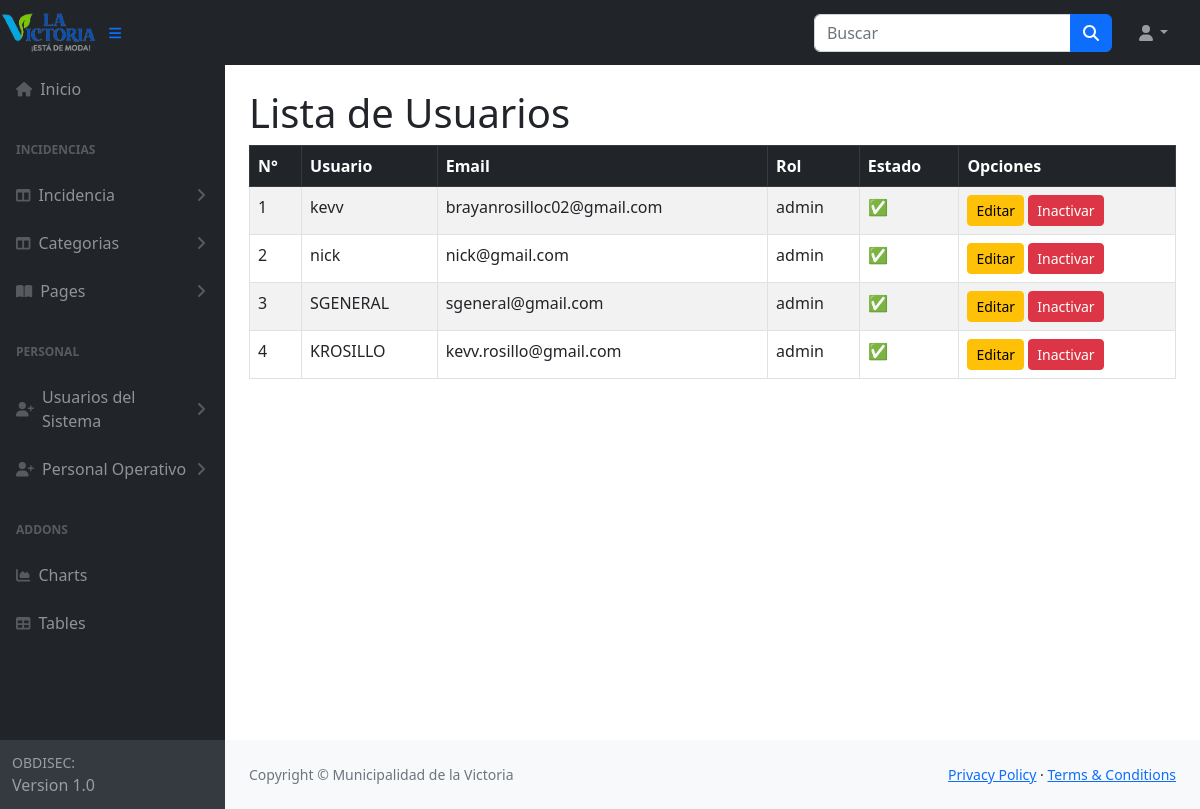
The page /usuarios/lista/ (signed in) on the database its author committed.
### usuarios/models.py (models this page shows)
class Usuario(AbstractUser):
    TIPO_CHOICES =[
        ('admin','administrador'),
        ('operador','Operador'),
        ('lector','Lector'),
    ]
    tipo = models.CharField(max_length=10, choices=TIPO_CHOICES)

### usuarios/views.py (the view)
# urls.py: path('lista/', views.UsuarioListView.as_view(), name='usuario_list'),
class UsuarioListView(LoginRequiredMixin, AdminRequiredMixin, ListView):
    model = Usuario
    template_name = 'usuarios/usuario_list.html'
    context_object_name = 'usuarios'

### usuarios/views.py (called while the page is built)
    def test_func(self):
        return self.request.user.is_authenticated and self.request.user.tipo == 'admin'

### usuarios/templates/usuarios/usuario_list.html (shortened to what this page needs)
{% extends "base.html" %}
{% block content %}
<div class="container-fluid px-4">
  <h1 class="mt-4">Lista de Usuarios</h1>
  <div class="table-responsive">
    <table class="table table-bordered table-hover table-striped">
      <thead class="table-dark">
        <tr>
          <th>N°</th>
          <th>Usuario</th>
          <th>Email</th>
          <th>Rol</th>
          <th>Estado</th>
          <th>Opciones</th>
        </tr>
      </thead>
      <tbody>
        {% for usuario in object_list %}
        <tr>
          <td>{{ forloop.counter }}</td>
          <td>{{ usuario.username }}</td>
          <td>{{ usuario.email }}</td>
          <td>{{ usuario.tipo }}</td>
          <td>
            {% if usuario.is_active %}
              ✅
            {% else %}
              ❌
            {% endif %}
          </td>
          <td>
            <a class="btn btn-sm btn-warning" href="{% url 'usuario_edit' usuario.pk %}">Editar</a>
            {% if usuario.is_active %}
              <a class="btn btn-sm btn-danger" href="{% url 'usuario_inactivar' usuario.pk %}">Inactivar</a>
            {% endif %}
          </td>
        </tr>
        {% empty %}
        <tr>
          <td colspan="5" class="text-center">No hay usuarios registrados.</td>
        </tr>
        {% endfor %}
      </tbody>
    </table>
  </div>
</div>
{% endblock %}

### rows shown on the page
Usuario: username "kevv", email "brayanrosilloc02@gmail.com", tipo "admin", is_active "Inactivar"
Usuario: username "nick", email "nick@gmail.com", tipo "admin", is_active "Inactivar"
Usuario: username "SGENERAL", email "sgeneral@gmail.com", tipo "admin", is_active "Inactivar"
Usuario: username "KROSILLO", email "kevv.rosillo@gmail.com", tipo "admin", is_active "Inactivar"
